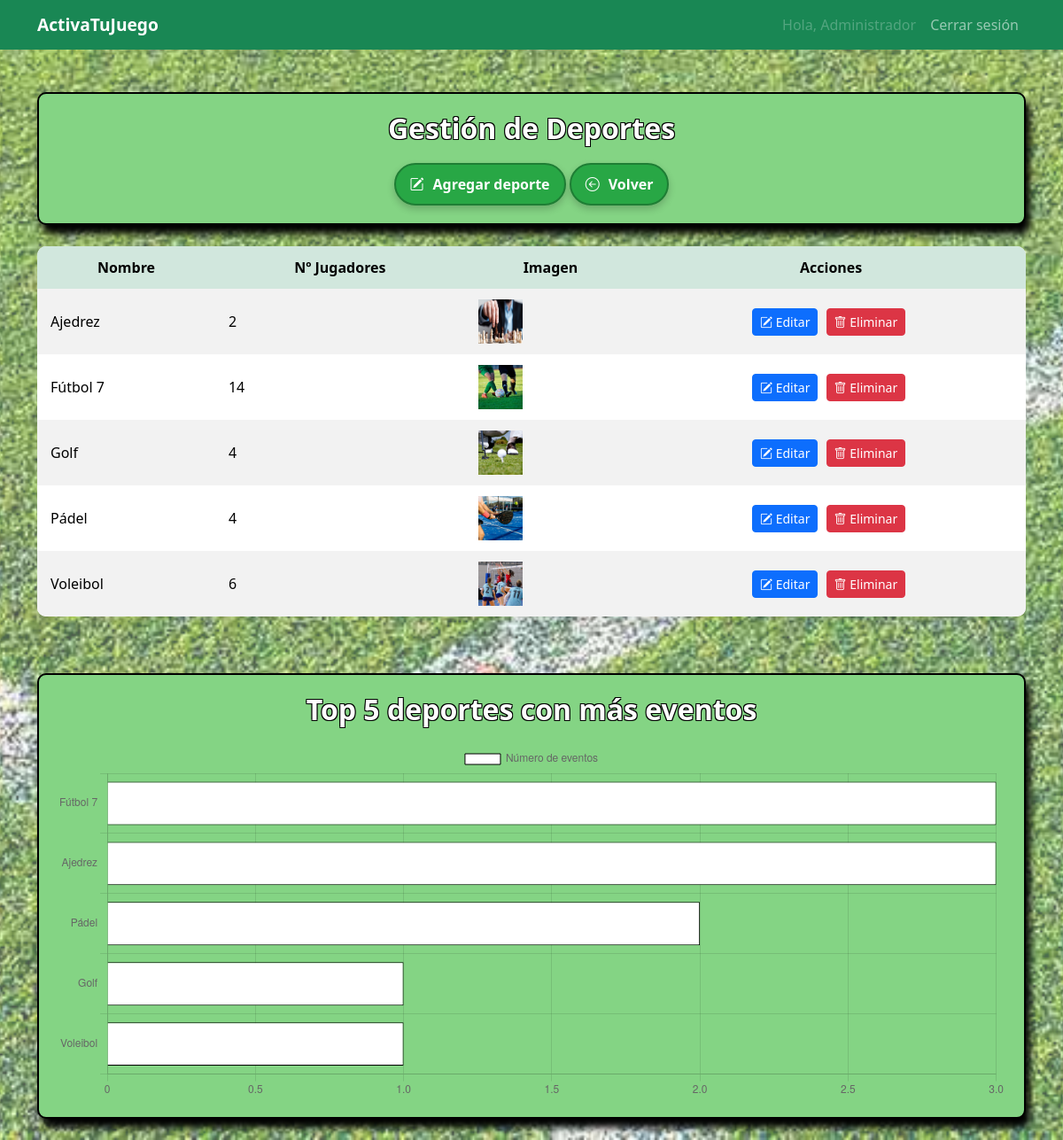
The app's page /views/gestionar_deportes.php (signed in) with its own data.
### tables this page shows
CREATE TABLE `deporte` (
  `id` int(11) NOT NULL,
  `nombre` varchar(100) NOT NULL,
  `descripcion` text DEFAULT NULL,
  `numero_jugadores` int(11) NOT NULL,
  `imagen` varchar(255) DEFAULT NULL
);

### models/Deporte.php (called while the page is built, shortened)
<?php
class Deporte
{
    private $conn;
    public function __construct($connection)
    {
        $this->conn = $connection;
    }
    public function obtenerTodos()
    {
        $sql = "SELECT * FROM deporte ORDER BY nombre ASC";
        $resultado = $this->conn->query($sql);
        return $resultado->fetch_all(MYSQLI_ASSOC);
    }
}

### views/gestionar_deportes.php (the view, shortened to what this page needs)
<?php
require_once('../config/database.php');
require_once('../models/Deporte.php');
include('../includes/header.php');
$deporteModel = new Deporte($connection);
$deportes = $deporteModel->obtenerTodos();
$sql = "SELECT d.nombre, COUNT(e.id) AS eventos
        FROM evento e
        JOIN deporte d ON e.deporte_id = d.id
        GROUP BY d.id
        ORDER BY eventos DESC
        LIMIT 5";
$resultadoGrafico = mysqli_query($connection, $sql);
$labels = [];
$valores = [];
while ($fila = mysqli_fetch_assoc($resultadoGrafico)) {
    $labels[] = $fila['nombre'];
    $valores[] = $fila['eventos'];
}
?>
<div class="container mt-5 animado" id="anim-eventos">
    <div class="encabezado-eventos text-center mb-4">
        <h1 class="titulo-eventos">Gestión de Deportes</h1>
        <a href="crear_deporte.php" class="btn-historial">
            <i class="bi bi-pencil-square"></i>
            Agregar deporte
        </a>
        <a href="../index.php" class="btn-historial">
            <i class="bi bi-arrow-left-circle"></i> Volver
        </a>
    </div>
    <div class="table-responsive">
        <table class="table table-bordered table-striped tabla-personalizada">
            <thead class="table-success">
                <tr>
                    <th>Nombre</th>
                    <th>Nº Jugadores</th>
                    <th>Imagen</th>
                    <th>Acciones</th>
                </tr>
            </thead>
            <tbody>
                <?php foreach ($deportes as $deporte): ?>
                    <tr>
                        <td><?= htmlspecialchars($deporte['nombre']) ?></td>
                        <td><?= $deporte['numero_jugadores'] ?></td>
                        <td>
                            <?php if (!empty($deporte['imagen'])): ?>
                                <img src="/public/img/<?= htmlspecialchars($deporte['imagen']) ?>" style="height: 50px;">
                            <?php else: ?>
                                <span class="text-muted">Sin imagen</span>
                            <?php endif; ?>
                        </td>
                        <td>
                            <a href="editar_deporte.php?id=<?= $deporte['id'] ?>" class="btn btn-primary btn-sm">
                                <i class="bi bi-pencil-square"></i> Editar
                            </a>
                            <button class="btn btn-danger btn-sm"
                                onclick="confirmarEliminacionDeporte(<?= $deporte['id'] ?>, '<?= htmlspecialchars($deporte['nombre']) ?>')">
                                <i class="bi bi-trash"></i> Eliminar
                            </button>
                        </td>
                    </tr>
                <?php endforeach; ?>
            </tbody>
        </table>
    </div>
    <div class="mt-5">
        <div class="encabezado-eventos text-center mb-4">
            <h3 class="titulo-eventos">Top 5 deportes con más eventos</h3>
            <canvas id="graficoDeportes" style="max-height: 400px;"></canvas>
        </div>
    </div>
    <script>
        const ctx = document.getElementById('graficoDeportes').getContext('2d');
        const chart = new Chart(ctx, {
            type: 'bar',
            data: {
                labels: <?= json_encode($labels) ?>,
                datasets: [{
                    label: 'Número de eventos',
                    data: <?= json_encode($valores) ?>,
                    backgroundColor: 'white',
                    borderColor: 'rgb(0, 0, 0)',
                    borderWidth: 1
                }]
            },
            options: {
                indexAxis: 'y',
                responsive: true,
                scales: {
                    x: {
                        beginAtZero: true
                    }
                }
            }
        });
    </script>
</body>
</html>

### public/css/style.css (style rules this page uses)
body { display: flex; flex-direction: column; min-height: 100vh; position: relative; margin: 0; padding: 0; }
body::before { content: ""; position: fixed; top: 0; left: 0; width: 100%; height: 100%; background: url('../img/fondo_cesped.jpg') no-repeat center center fixed; background-size: cover; opacity: 0.7; z-index: -1; }
.encabezado-eventos { background-color: rgb(132, 212, 132); border: 2px solid black; padding: 20px; border-radius: 10px; margin-bottom: 30px; box-shadow: 5px 10px 8px #000000; }
.animado { opacity: 0; transition: opacity 0.5s ease; }
.animado.visible { animation: slideInLeft 1s ease forwards; }
.btn-historial { display: inline-flex; align-items: center; gap: 10px; background-color: #28a745; color: white; padding: 10px 16px; font-weight: bold; border-radius: 50px; border: 2px solid #1e7e34; text-decoration: none; transition: transform 0.3s ease, background-color 0.3s ease; box-shadow: 0 4px 8px rgba(0, 0, 0, 0.2); }
.titulo-eventos { font-size: 2rem; font-weight: bold; color: white; display: flex; align-items: center; justify-content: center; text-shadow: -1px -1px 0 black, 1px -1px 0 black, -1px 1px 0 black, 1px 1px 0 black; margin-bottom: 20px; }
.table { background-color: white; border-collapse: separate; border-spacing: 0; border-radius: 10px; overflow: hidden; box-shadow: 0 4px 15px rgba(0, 0, 0, 0.1); }
.table thead { font-weight: bold; text-align: center; }
.table th, .table td { border: none; padding: 12px 15px; vertical-align: middle; }
.table td .btn { margin-right: 5px; }
.table td:last-child { text-align: center; }

### records on screen
deporte: nombre "Ajedrez", numero_jugadores "2", imagen (picture)
deporte: nombre "Fútbol 7", numero_jugadores "14", imagen (picture)
deporte: nombre "Golf", numero_jugadores "4", imagen (picture)
deporte: nombre "Pádel", numero_jugadores "4", imagen (picture)
deporte: nombre "Voleibol", numero_jugadores "6", imagen (picture)

### other values on screen
$_SESSION['nombre'] "Administrador"
chart data {{ json_encode($valores) }} ["3","3","2","1","1"]
